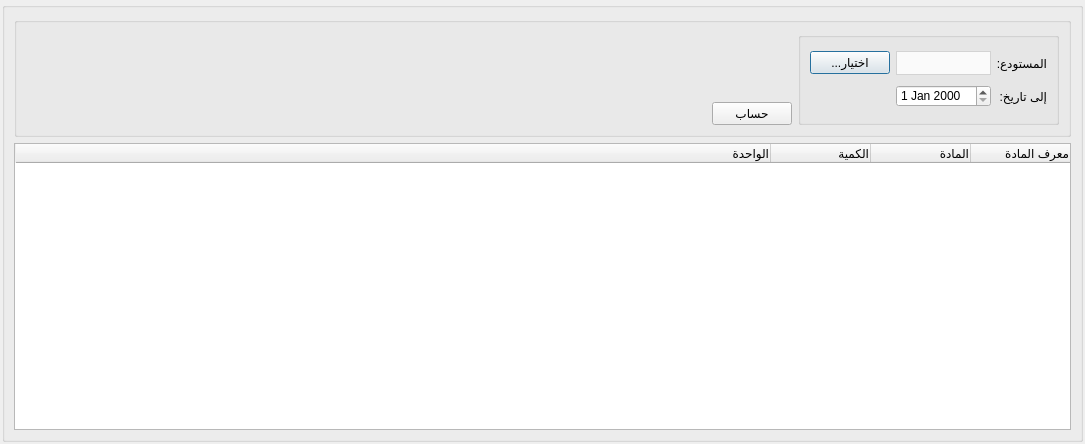
<?xml version="1.0" encoding="UTF-8"?>
<ui version="4.0">
 <class>WarehouseMovement</class>
 <widget class="QDialog" name="WarehouseMovement">
  <property name="windowModality">
   <enum>Qt::WindowModal</enum>
  </property>
  <property name="geometry">
   <rect>
    <x>0</x>
    <y>0</y>
    <width>1085</width>
    <height>444</height>
   </rect>
  </property>
  <property name="minimumSize">
   <size>
    <width>0</width>
    <height>400</height>
   </size>
  </property>
  <property name="windowTitle">
   <string>الحسابات الختامية</string>
  </property>
  <property name="layoutDirection">
   <enum>Qt::RightToLeft</enum>
  </property>
  <property name="modal">
   <bool>true</bool>
  </property>
  <layout class="QGridLayout" name="gridLayout_7">
   <property name="leftMargin">
    <number>2</number>
   </property>
   <property name="topMargin">
    <number>2</number>
   </property>
   <property name="rightMargin">
    <number>2</number>
   </property>
   <property name="bottomMargin">
    <number>2</number>
   </property>
   <property name="spacing">
    <number>0</number>
   </property>
   <item row="1" column="0">
    <widget class="QGroupBox" name="groupBox_3">
     <property name="maximumSize">
      <size>
       <width>16777215</width>
       <height>16777215</height>
      </size>
     </property>
     <property name="title">
      <string/>
     </property>
     <layout class="QGridLayout" name="gridLayout">
      <item row="0" column="0">
       <widget class="QGroupBox" name="groupBox">
        <property name="minimumSize">
         <size>
          <width>0</width>
          <height>120</height>
         </size>
        </property>
        <property name="maximumSize">
         <size>
          <width>16777215</width>
          <height>120</height>
         </size>
        </property>
        <property name="layoutDirection">
         <enum>Qt::LeftToRight</enum>
        </property>
        <property name="title">
         <string/>
        </property>
        <layout class="QGridLayout" name="gridLayout_3">
         <item row="0" column="1">
          <spacer name="verticalSpacer">
           <property name="orientation">
            <enum>Qt::Vertical</enum>
           </property>
           <property name="sizeHint" stdset="0">
            <size>
             <width>20</width>
             <height>68</height>
            </size>
           </property>
          </spacer>
         </item>
         <item row="0" column="2" rowspan="2">
          <widget class="QGroupBox" name="groupBox_8">
           <property name="layoutDirection">
            <enum>Qt::LeftToRight</enum>
           </property>
           <property name="styleSheet">
            <string notr="true">QComboBox {
        background-color: #fafafa;
        border: 1px solid lightgrey;		
		height: 22px;
		color: black;
    }
    QComboBox::drop-down {
        border: none;
    }</string>
           </property>
           <property name="title">
            <string/>
           </property>
           <layout class="QGridLayout" name="gridLayout_2">
            <item row="0" column="0">
             <widget class="QPushButton" name="select_warehouse_btn">
              <property name="layoutDirection">
               <enum>Qt::RightToLeft</enum>
              </property>
              <property name="text">
               <string>...اختيار</string>
              </property>
             </widget>
            </item>
            <item row="0" column="1">
             <widget class="QComboBox" name="warehouse_combobox"/>
            </item>
            <item row="0" column="2">
             <widget class="QLabel" name="label_3">
              <property name="maximumSize">
               <size>
                <width>50</width>
                <height>16777215</height>
               </size>
              </property>
              <property name="text">
               <string>المستودع:</string>
              </property>
             </widget>
            </item>
            <item row="1" column="2">
             <widget class="QLabel" name="label_5">
              <property name="maximumSize">
               <size>
                <width>60</width>
                <height>16777215</height>
               </size>
              </property>
              <property name="text">
               <string>إلى تاريخ:</string>
              </property>
             </widget>
            </item>
            <item row="1" column="1">
             <widget class="QDateEdit" name="to_date_input"/>
            </item>
           </layout>
          </widget>
         </item>
         <item row="1" column="0">
          <spacer name="horizontalSpacer">
           <property name="orientation">
            <enum>Qt::Horizontal</enum>
           </property>
           <property name="sizeHint" stdset="0">
            <size>
             <width>732</width>
             <height>20</height>
            </size>
           </property>
          </spacer>
         </item>
         <item row="1" column="1">
          <widget class="QPushButton" name="calculate_btn">
           <property name="maximumSize">
            <size>
             <width>100</width>
             <height>16777215</height>
            </size>
           </property>
           <property name="text">
            <string>حساب</string>
           </property>
          </widget>
         </item>
        </layout>
       </widget>
      </item>
      <item row="1" column="0">
       <widget class="QTableWidget" name="results_table">
        <attribute name="horizontalHeaderStretchLastSection">
         <bool>true</bool>
        </attribute>
        <column>
         <property name="text">
          <string>معرف المادة</string>
         </property>
         <property name="textAlignment">
          <set>AlignTrailing|AlignVCenter</set>
         </property>
        </column>
        <column>
         <property name="text">
          <string>المادة</string>
         </property>
         <property name="textAlignment">
          <set>AlignTrailing|AlignVCenter</set>
         </property>
        </column>
        <column>
         <property name="text">
          <string>الكمية</string>
         </property>
         <property name="textAlignment">
          <set>AlignTrailing|AlignVCenter</set>
         </property>
        </column>
        <column>
         <property name="text">
          <string>الواحدة</string>
         </property>
         <property name="textAlignment">
          <set>AlignTrailing|AlignVCenter</set>
         </property>
        </column>
       </widget>
      </item>
     </layout>
    </widget>
   </item>
  </layout>
 </widget>
 <resources/>
 <connections/>
</ui>
